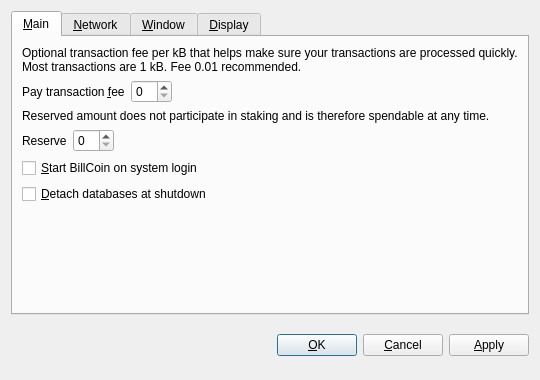
<?xml version="1.0" encoding="UTF-8"?>
<ui version="4.0">
 <class>OptionsDialog</class>
 <widget class="QDialog" name="OptionsDialog">
  <property name="geometry">
   <rect>
    <x>0</x>
    <y>0</y>
    <width>540</width>
    <height>380</height>
   </rect>
  </property>
  <property name="windowTitle">
   <string>Options</string>
  </property>
  <property name="modal">
   <bool>true</bool>
  </property>
  <layout class="QVBoxLayout" name="verticalLayout">
   <item>
    <widget class="QTabWidget" name="tabWidget">
     <property name="tabPosition">
      <enum>QTabWidget::North</enum>
     </property>
     <property name="currentIndex">
      <number>0</number>
     </property>
     <widget class="QWidget" name="tabMain">
      <attribute name="title">
       <string>&amp;Main</string>
      </attribute>
      <layout class="QVBoxLayout" name="verticalLayout_Main">
       <item>
        <widget class="QLabel" name="transactionFeeInfoLabel">
         <property name="text">
          <string>Optional transaction fee per kB that helps make sure your transactions are processed quickly. Most transactions are 1 kB. Fee 0.01 recommended.</string>
         </property>
         <property name="textFormat">
          <enum>Qt::PlainText</enum>
         </property>
         <property name="wordWrap">
          <bool>true</bool>
         </property>
        </widget>
       </item>
       <item>
        <layout class="QHBoxLayout" name="horizontalLayoutFee">
         <item>
          <widget class="QLabel" name="transactionFeeLabel">
           <property name="text">
            <string>Pay transaction &amp;fee</string>
           </property>
           <property name="textFormat">
            <enum>Qt::PlainText</enum>
           </property>
           <property name="buddy">
            <cstring>transactionFee</cstring>
           </property>
          </widget>
         </item>
         <item>
          <widget class="BitcoinAmountField" name="transactionFee"/>
         </item>
         <item>
          <spacer name="horizontalSpacerFee">
           <property name="orientation">
            <enum>Qt::Horizontal</enum>
           </property>
           <property name="sizeHint" stdset="0">
            <size>
             <width>40</width>
             <height>20</height>
            </size>
           </property>
          </spacer>
         </item>
        </layout>
       </item>
       <item>
        <widget class="QLabel" name="reserveBalanceInfoLabel">
         <property name="text">
          <string>Reserved amount does not participate in staking and is therefore spendable at any time.</string>
         </property>
         <property name="textFormat">
          <enum>Qt::PlainText</enum>
         </property>
         <property name="wordWrap">
          <bool>true</bool>
         </property>
        </widget>
       </item>
       <item>
        <layout class="QHBoxLayout" name="horizontalLayoutReserveBalance">
         <item>
          <widget class="QLabel" name="reserveBalanceLabel">
           <property name="text">
            <string>Reserve</string>
           </property>
           <property name="textFormat">
            <enum>Qt::PlainText</enum>
           </property>
           <property name="buddy">
            <cstring>reserveBalance</cstring>
           </property>
          </widget>
         </item>
         <item>
          <widget class="BitcoinAmountField" name="reserveBalance"/>
         </item>
         <item>
          <spacer name="horizontalSpacerReserveBalance">
           <property name="orientation">
            <enum>Qt::Horizontal</enum>
           </property>
           <property name="sizeHint" stdset="0">
            <size>
             <width>40</width>
             <height>20</height>
            </size>
           </property>
          </spacer>
         </item>
        </layout>
       </item>
       <item>
        <widget class="QCheckBox" name="bitcoinAtStartup">
         <property name="toolTip">
          <string>Automatically start BillCoin after logging in to the system.</string>
         </property>
         <property name="text">
          <string>&amp;Start BillCoin on system login</string>
         </property>
        </widget>
       </item>
       <item>
        <widget class="QCheckBox" name="detachDatabases">
         <property name="toolTip">
          <string>Detach block and address databases at shutdown. This means they can be moved to another data directory, but it slows down shutdown. The wallet is always detached.</string>
         </property>
         <property name="text">
          <string>&amp;Detach databases at shutdown</string>
         </property>
        </widget>
       </item>
       <item>
        <spacer name="verticalSpacer_Main">
         <property name="orientation">
          <enum>Qt::Vertical</enum>
         </property>
         <property name="sizeHint" stdset="0">
          <size>
           <width>20</width>
           <height>40</height>
          </size>
         </property>
        </spacer>
       </item>
      </layout>
     </widget>
     <widget class="QWidget" name="tabNetwork">
      <attribute name="title">
       <string>&amp;Network</string>
      </attribute>
      <layout class="QVBoxLayout" name="verticalLayout_Network">
       <item>
        <widget class="QCheckBox" name="mapPortUpnp">
         <property name="toolTip">
          <string>Automatically open the BillCoin client port on the router. This only works when your router supports UPnP and it is enabled.</string>
         </property>
         <property name="text">
          <string>Map port using &amp;UPnP</string>
         </property>
        </widget>
       </item>
       <item>
        <widget class="QCheckBox" name="connectSocks">
         <property name="toolTip">
          <string>Connect to the BillCoin network through a SOCKS proxy (e.g. when connecting through Tor).</string>
         </property>
         <property name="text">
          <string>&amp;Connect through SOCKS proxy:</string>
         </property>
        </widget>
       </item>
       <item>
        <layout class="QHBoxLayout" name="horizontalLayout_Network">
         <item>
          <widget class="QLabel" name="proxyIpLabel">
           <property name="text">
            <string>Proxy &amp;IP:</string>
           </property>
           <property name="textFormat">
            <enum>Qt::PlainText</enum>
           </property>
           <property name="buddy">
            <cstring>proxyIp</cstring>
           </property>
          </widget>
         </item>
         <item>
          <widget class="QValidatedLineEdit" name="proxyIp">
           <property name="maximumSize">
            <size>
             <width>140</width>
             <height>16777215</height>
            </size>
           </property>
           <property name="toolTip">
            <string>IP address of the proxy (e.g. 127.0.0.1)</string>
           </property>
          </widget>
         </item>
         <item>
          <widget class="QLabel" name="proxyPortLabel">
           <property name="text">
            <string>&amp;Port:</string>
           </property>
           <property name="textFormat">
            <enum>Qt::PlainText</enum>
           </property>
           <property name="buddy">
            <cstring>proxyPort</cstring>
           </property>
          </widget>
         </item>
         <item>
          <widget class="QLineEdit" name="proxyPort">
           <property name="maximumSize">
            <size>
             <width>55</width>
             <height>16777215</height>
            </size>
           </property>
           <property name="toolTip">
            <string>Port of the proxy (e.g. 9050)</string>
           </property>
          </widget>
         </item>
         <item>
          <widget class="QLabel" name="socksVersionLabel">
           <property name="text">
            <string>SOCKS &amp;Version:</string>
           </property>
           <property name="textFormat">
            <enum>Qt::PlainText</enum>
           </property>
           <property name="buddy">
            <cstring>socksVersion</cstring>
           </property>
          </widget>
         </item>
         <item>
          <widget class="QValueComboBox" name="socksVersion">
           <property name="toolTip">
            <string>SOCKS version of the proxy (e.g. 5)</string>
           </property>
          </widget>
         </item>
         <item>
          <spacer name="horizontalSpacer_Network">
           <property name="orientation">
            <enum>Qt::Horizontal</enum>
           </property>
           <property name="sizeHint" stdset="0">
            <size>
             <width>40</width>
             <height>20</height>
            </size>
           </property>
          </spacer>
         </item>
        </layout>
       </item>
       <item>
        <spacer name="verticalSpacer_Network">
         <property name="orientation">
          <enum>Qt::Vertical</enum>
         </property>
         <property name="sizeHint" stdset="0">
          <size>
           <width>20</width>
           <height>40</height>
          </size>
         </property>
        </spacer>
       </item>
      </layout>
     </widget>
     <widget class="QWidget" name="tabWindow">
      <attribute name="title">
       <string>&amp;Window</string>
      </attribute>
      <layout class="QVBoxLayout" name="verticalLayout_Window">
       <item>
        <widget class="QCheckBox" name="minimizeToTray">
         <property name="toolTip">
          <string>Show only a tray icon after minimizing the window.</string>
         </property>
         <property name="text">
          <string>&amp;Minimize to the tray instead of the taskbar</string>
         </property>
        </widget>
       </item>
       <item>
        <widget class="QCheckBox" name="minimizeOnClose">
         <property name="toolTip">
          <string>Minimize instead of exit the application when the window is closed. When this option is enabled, the application will be closed only after selecting Quit in the menu.</string>
         </property>
         <property name="text">
          <string>M&amp;inimize on close</string>
         </property>
        </widget>
       </item>
       <item>
        <spacer name="verticalSpacer_Window">
         <property name="orientation">
          <enum>Qt::Vertical</enum>
         </property>
         <property name="sizeHint" stdset="0">
          <size>
           <width>20</width>
           <height>40</height>
          </size>
         </property>
        </spacer>
       </item>
      </layout>
     </widget>
     <widget class="QWidget" name="tabDisplay">
      <attribute name="title">
       <string>&amp;Display</string>
      </attribute>
      <layout class="QVBoxLayout" name="verticalLayout_Display">
       <item>
        <layout class="QHBoxLayout" name="horizontalLayout_1_Display">
         <item>
          <widget class="QLabel" name="langLabel">
           <property name="text">
            <string>User Interface &amp;language:</string>
           </property>
           <property name="textFormat">
            <enum>Qt::PlainText</enum>
           </property>
           <property name="buddy">
            <cstring>lang</cstring>
           </property>
          </widget>
         </item>
         <item>
          <widget class="QValueComboBox" name="lang">
           <property name="toolTip">
            <string>The user interface language can be set here. This setting will take effect after restarting BillCoin.</string>
           </property>
          </widget>
         </item>
        </layout>
       </item>
       <item>
        <layout class="QHBoxLayout" name="horizontalLayout_2_Display">
         <item>
          <widget class="QLabel" name="unitLabel">
           <property name="text">
            <string>&amp;Unit to show amounts in:</string>
           </property>
           <property name="textFormat">
            <enum>Qt::PlainText</enum>
           </property>
           <property name="buddy">
            <cstring>unit</cstring>
           </property>
          </widget>
         </item>
         <item>
          <widget class="QValueComboBox" name="unit">
           <property name="toolTip">
            <string>Choose the default subdivision unit to show in the interface and when sending coins.</string>
           </property>
          </widget>
         </item>
        </layout>
       </item>
       <item>
        <widget class="QCheckBox" name="displayAddresses">
         <property name="toolTip">
          <string>Whether to show BillCoin addresses in the transaction list or not.</string>
         </property>
         <property name="text">
          <string>&amp;Display addresses in transaction list</string>
         </property>
        </widget>
       </item>
       <item>
        <widget class="QCheckBox" name="coinControlFeatures">
         <property name="toolTip">
          <string>Whether to show coin control features or not.</string>
         </property>
         <property name="text">
          <string>Display coin &amp;control features (experts only!)</string>
         </property>
        </widget>
       </item>
       <item>
        <spacer name="verticalSpacer_Display">
         <property name="orientation">
          <enum>Qt::Vertical</enum>
         </property>
         <property name="sizeHint" stdset="0">
          <size>
           <width>20</width>
           <height>40</height>
          </size>
         </property>
        </spacer>
       </item>
      </layout>
     </widget>
    </widget>
   </item>
   <item>
    <layout class="QHBoxLayout" name="horizontalLayout_Buttons">
     <item>
      <spacer name="horizontalSpacer_1">
       <property name="orientation">
        <enum>Qt::Horizontal</enum>
       </property>
       <property name="sizeHint" stdset="0">
        <size>
         <width>40</width>
         <height>48</height>
        </size>
       </property>
      </spacer>
     </item>
     <item>
      <widget class="QLabel" name="statusLabel">
       <property name="font">
        <font>
         <weight>75</weight>
         <bold>true</bold>
        </font>
       </property>
       <property name="text">
        <string/>
       </property>
       <property name="textFormat">
        <enum>Qt::PlainText</enum>
       </property>
       <property name="wordWrap">
        <bool>true</bool>
       </property>
      </widget>
     </item>
     <item>
      <spacer name="horizontalSpacer_2">
       <property name="orientation">
        <enum>Qt::Horizontal</enum>
       </property>
       <property name="sizeHint" stdset="0">
        <size>
         <width>40</width>
         <height>48</height>
        </size>
       </property>
      </spacer>
     </item>
     <item>
      <widget class="QPushButton" name="okButton">
       <property name="text">
        <string>&amp;OK</string>
       </property>
      </widget>
     </item>
     <item>
      <widget class="QPushButton" name="cancelButton">
       <property name="text">
        <string>&amp;Cancel</string>
       </property>
       <property name="autoDefault">
        <bool>false</bool>
       </property>
      </widget>
     </item>
     <item>
      <widget class="QPushButton" name="applyButton">
       <property name="text">
        <string>&amp;Apply</string>
       </property>
       <property name="autoDefault">
        <bool>false</bool>
       </property>
      </widget>
     </item>
    </layout>
   </item>
  </layout>
 </widget>
 <customwidgets>
  <customwidget>
   <class>BitcoinAmountField</class>
   <extends>QSpinBox</extends>
   <header>bitcoinamountfield.h</header>
  </customwidget>
  <customwidget>
   <class>QValueComboBox</class>
   <extends>QComboBox</extends>
   <header>qvaluecombobox.h</header>
  </customwidget>
  <customwidget>
   <class>QValidatedLineEdit</class>
   <extends>QLineEdit</extends>
   <header>qvalidatedlineedit.h</header>
  </customwidget>
 </customwidgets>
 <resources/>
 <connections/>
</ui>
